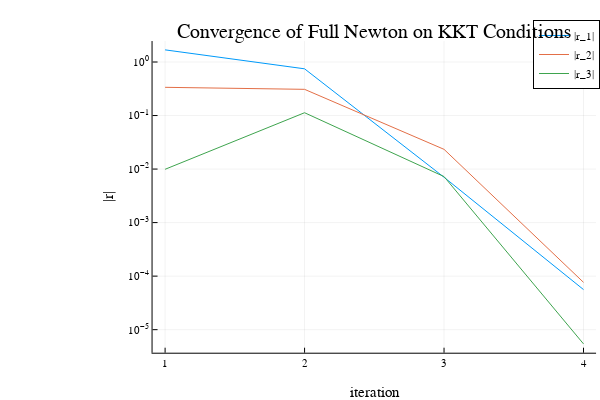
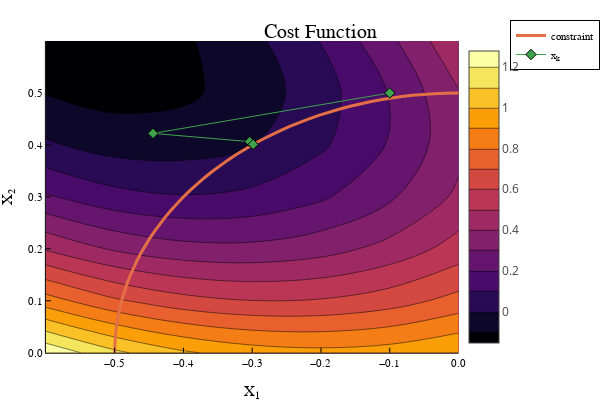

Here is the notebook cell these charts were saved with, in order:
### Code cell
@testset "Full Newton" begin 
    
    z0 = [-.1, .5, 0] # initial guess
    merit_fx(_z) = norm(kkt_conditions(_z)) # simple merit function
    Z = newtons_method(z0, kkt_conditions, fn_kkt_jac, merit_fx; tol = 1e-4, max_iters = 100, verbose = true)
    R = kkt_conditions.(Z)
    
    # make sure we converged on a solution to the KKT conditions 
    @test norm(kkt_conditions(Z[end])) < 1e-4
    @test length(R) < 6
    
    
    # ------------------------plotting stuff------------------------
    Rp = [[abs(R[i][ii]) + 1e-15 for i = 1:length(R)] for ii = 1:length(R[1])] # this gets abs of each term at each iteration
    
    plot(Rp[1],yaxis=:log,ylabel = "|r|",xlabel = "iteration",
         yticks= [1.0*10.0^(-x) for x = float(15:-1:-2)],
         title = "Convergence of Full Newton on KKT Conditions",label = "|r_1|")
    plot!(Rp[2],label = "|r_2|")
    display(plot!(Rp[3],label = "|r_3|"))
    
    contour(-.6:.1:0,0:.1:.6, (x1,x2)-> cost([x1;x2]),title = "Cost Function",
            xlabel = "X₁", ylabel = "X₂",fill = true)
    xcirc = [.5*cos(θ) for θ in range(0, 2*pi, length = 200)]
    ycirc = [.5*sin(θ) for θ in range(0, 2*pi, length = 200)]
    plot!(xcirc,ycirc, lw = 3.0, xlim = (-.6, 0), ylim = (0, .6),label = "constraint")
    z1_hist = [z[1] for z in Z]
    z2_hist = [z[2] for z in Z]
    display(plot!(z1_hist, z2_hist, marker = :d, label = "xₖ"))
    # ------------------------plotting stuff------------------------
end

### Figure 1 — Plotly figure (JSON) as saved in the notebook; plotly's stock layout.template omitted (floating-point values rounded to 4 significant figures)
{"data": [{"colorbar": {"len": 0.8657, "title": "", "x": 0.9934, "y": 0.5087}, "legendgroup": "|r_1|", "line": {"color": "rgba(0, 154, 250, 1.000)", "dash": "solid", "shape": "linear", "width": 1}, "mode": "lines", "name": "|r_1|", "showlegend": true, "type": "scatter", "x": [1, 2, 3, 4], "xaxis": "x", "y": [1.686, 0.7459, 0.007033, 5.609e-05], "yaxis": "y"}, {"colorbar": {"len": 0.8657, "title": "", "x": 0.9934, "y": 0.5087}, "legendgroup": "|r_2|", "line": {"color": "rgba(227, 111, 71, 1.000)", "dash": "solid", "shape": "linear", "width": 1}, "mode": "lines", "name": "|r_2|", "showlegend": true, "type": "scatter", "x": [1, 2, 3, 4], "xaxis": "x", "y": [0.3365, 0.3086, 0.02336, 7.65e-05], "yaxis": "y"}, {"colorbar": {"len": 0.8657, "title": "", "x": 0.9934, "y": 0.5087}, "legendgroup": "|r_3|", "line": {"color": "rgba(62, 164, 78, 1.000)", "dash": "solid", "shape": "linear", "width": 1}, "mode": "lines", "name": "|r_3|", "showlegend": true, "type": "scatter", "x": [1, 2, 3, 4], "xaxis": "x", "y": [0.009902, 0.1128, 0.007238, 5.423e-06], "yaxis": "y"}], "layout": {"annotations": [{"font": {"color": "rgba(0, 0, 0, 1.000)", "family": "sans-serif", "size": 20}, "rotation": 0, "showarrow": false, "text": "Convergence of Full Newton on KKT Conditions", "x": 0.6238, "xanchor": "center", "xref": "paper", "y": 1, "yanchor": "top", "yref": "paper"}], "height": 400, "legend": {"bgcolor": "rgba(255, 255, 255, 1.000)", "bordercolor": "rgba(0, 0, 0, 1.000)", "borderwidth": 1, "font": {"color": "rgba(0, 0, 0, 1.000)", "family": "sans-serif", "size": 11}, "title": {"font": {"color": "rgba(0, 0, 0, 1.000)", "family": "sans-serif", "size": 15}, "text": ""}, "tracegroupgap": 0, "traceorder": "normal", "x": 1, "xanchor": "auto", "y": 1, "yanchor": "auto"}, "margin": {"b": 20, "l": 0, "r": 0, "t": 20}, "paper_bgcolor": "rgba(255, 255, 255, 1.000)", "plot_bgcolor": "rgba(255, 255, 255, 1.000)", "showlegend": true, "width": 600, "xaxis": {"anchor": "y", "domain": [0.2542, 0.9934], "gridcolor": "rgba(0, 0, 0, 0.100)", "gridwidth": 0.5, "linecolor": "rgba(0, 0, 0, 1.000)", "mirror": false, "range": [0.91, 4.09], "showgrid": true, "showline": true, "showticklabels": true, "tickangle": 0, "tickcolor": "rgb(0, 0, 0)", "tickfont": {"color": "rgba(0, 0, 0, 1.000)", "family": "sans-serif", "size": 11}, "tickmode": "array", "ticks": "inside", "ticktext": ["1", "2", "3", "4"], "tickvals": [1, 2, 3, 4], "title": "iteration", "titlefont": {"color": "rgba(0, 0, 0, 1.000)", "family": "sans-serif", "size": 15}, "type": "-", "visible": true, "zeroline": false, "zerolinecolor": "rgba(0, 0, 0, 1.000)"}, "yaxis": {"anchor": "x", "domain": [0.07581, 0.9415], "gridcolor": "rgba(0, 0, 0, 0.100)", "gridwidth": 0.5, "linecolor": "rgba(0, 0, 0, 1.000)", "mirror": false, "range": [-5.431, 0.3915], "showgrid": true, "showline": true, "showticklabels": true, "tickangle": 0, "tickcolor": "rgb(0, 0, 0)", "tickfont": {"color": "rgba(0, 0, 0, 1.000)", "family": "sans-serif", "size": 11}, "tickmode": "array", "ticks": "inside", "ticktext": ["10<sup>−5</sup>", "10<sup>−4</sup>", "10<sup>−3</sup>", "10<sup>−2</sup>", "10<sup>−1</sup>", "10<sup>0</sup>"], "tickvals": [1e-05, 0.0001, 0.001, 0.01, 0.1, 1], "title": "|r|", "titlefont": {"color": "rgba(0, 0, 0, 1.000)", "family": "sans-serif", "size": 15}, "type": "log", "visible": true, "zeroline": false, "zerolinecolor": "rgba(0, 0, 0, 1.000)"}}}

### Figure 2 — Plotly figure (JSON) as saved in the notebook; plotly's stock layout.template omitted (floating-point values rounded to 4 significant figures; data arrays with more than 128 entries replaced by an {"elided": "..."} marker saying what was removed)
{"data": [{"colorbar": {"len": 0.8657, "title": "", "x": 0.7642, "y": 0.5087}, "colorscale": {"elided": "256x2 mixed values"}, "contours": {"coloring": "fill", "showlabels": false}, "name": "y1", "ncontours": 17, "showlegend": false, "showscale": true, "type": "contour", "x": [-0.6, -0.5, -0.4, -0.3, -0.2, -0.1, 0], "xaxis": "x", "y": [0, 0.1, 0.2, 0.3, 0.4, 0.5, 0.6], "yaxis": "y", "z": [[1.279, 1.122, 1.014, 0.9515, 0.93, 0.9471, 1], [0.8449, 0.7161, 0.6363, 0.6017, 0.6086, 0.6542, 0.7356], [0.4888, 0.3865, 0.3336, 0.326, 0.3602, 0.4333, 0.5424], [0.2115, 0.134, 0.1064, 0.1246, 0.1851, 0.2846, 0.4206], [0.01342, -0.04088, -0.04462, -0.001937, 0.08352, 0.2086, 0.3704], [-0.1044, -0.1374, -0.1189, -0.05316, 0.05607, 0.2055, 0.3923], [-0.1408, -0.1545, -0.1155, -0.02822, 0.1034, 0.2761, 0.4868]], "zmax": 1.279, "zmin": -0.1545}, {"colorbar": {"len": 0.8657, "title": "", "x": 0.7642, "y": 0.5087}, "legendgroup": "constraint", "line": {"color": "rgba(227, 111, 71, 1.000)", "dash": "solid", "shape": "linear", "width": 3}, "mode": "lines", "name": "constraint", "showlegend": true, "type": "scatter", "x": {"elided": "200 float values"}, "xaxis": "x", "y": {"elided": "200 float values"}, "yaxis": "y", "zmax": 1.279, "zmin": -0.1545}, {"colorbar": {"len": 0.8657, "title": "", "x": 0.7642, "y": 0.5087}, "legendgroup": "xₖ", "line": {"color": "rgba(62, 164, 78, 1.000)", "dash": "solid", "shape": "linear", "width": 1}, "marker": {"color": "rgba(62, 164, 78, 1.000)", "line": {"color": "rgba(0, 0, 0, 1.000)", "width": 1}, "size": 8, "symbol": "diamond"}, "mode": "lines+markers", "name": "xₖ", "showlegend": true, "type": "scatter", "x": [-0.1, -0.4442, -0.3036, -0.2986], "xaxis": "x", "y": [0.5, 0.4222, 0.4063, 0.401], "yaxis": "y", "zmax": 1.279, "zmin": -0.1545}], "layout": {"annotations": [{"font": {"color": "rgba(0, 0, 0, 1.000)", "family": "sans-serif", "size": 20}, "rotation": 0, "showarrow": false, "text": "Cost Function", "x": 0.535, "xanchor": "center", "xref": "paper", "y": 1, "yanchor": "top", "yref": "paper"}], "height": 400, "legend": {"bgcolor": "rgba(255, 255, 255, 1.000)", "bordercolor": "rgba(0, 0, 0, 1.000)", "borderwidth": 1, "font": {"color": "rgba(0, 0, 0, 1.000)", "family": "sans-serif", "size": 11}, "title": {"font": {"color": "rgba(0, 0, 0, 1.000)", "family": "sans-serif", "size": 15}, "text": ""}, "tracegroupgap": 0, "traceorder": "normal", "x": 1, "xanchor": "auto", "y": 1, "yanchor": "auto"}, "margin": {"b": 20, "l": 0, "r": 0, "t": 20}, "paper_bgcolor": "rgba(255, 255, 255, 1.000)", "plot_bgcolor": "rgba(255, 255, 255, 1.000)", "showlegend": true, "width": 600, "xaxis": {"anchor": "y", "domain": [0.07647, 0.7642], "gridcolor": "rgba(0, 0, 0, 0.100)", "gridwidth": 0.5, "linecolor": "rgba(0, 0, 0, 1.000)", "mirror": false, "range": [-0.6, 0], "showgrid": true, "showline": true, "showticklabels": true, "tickangle": 0, "tickcolor": "rgb(0, 0, 0)", "tickfont": {"color": "rgba(0, 0, 0, 1.000)", "family": "sans-serif", "size": 11}, "tickmode": "array", "ticks": "inside", "ticktext": ["−0.5", "−0.4", "−0.3", "−0.2", "−0.1", "0.0"], "tickvals": [-0.5, -0.4, -0.3, -0.2, -0.1, 0], "title": "X₁", "titlefont": {"color": "rgba(0, 0, 0, 1.000)", "family": "sans-serif", "size": 15}, "type": "-", "visible": true, "zeroline": false, "zerolinecolor": "rgba(0, 0, 0, 1.000)"}, "yaxis": {"anchor": "x", "domain": [0.07581, 0.9415], "gridcolor": "rgba(0, 0, 0, 0.100)", "gridwidth": 0.5, "linecolor": "rgba(0, 0, 0, 1.000)", "mirror": false, "range": [0, 0.6], "showgrid": true, "showline": true, "showticklabels": true, "tickangle": 0, "tickcolor": "rgb(0, 0, 0)", "tickfont": {"color": "rgba(0, 0, 0, 1.000)", "family": "sans-serif", "size": 11}, "tickmode": "array", "ticks": "inside", "ticktext": ["0.0", "0.1", "0.2", "0.3", "0.4", "0.5"], "tickvals": [0, 0.1, 0.2, 0.3, 0.4, 0.5], "title": "X₂", "titlefont": {"color": "rgba(0, 0, 0, 1.000)", "family": "sans-serif", "size": 15}, "type": "-", "visible": true, "zeroline": false, "zerolinecolor": "rgba(0, 0, 0, 1.000)"}}}
